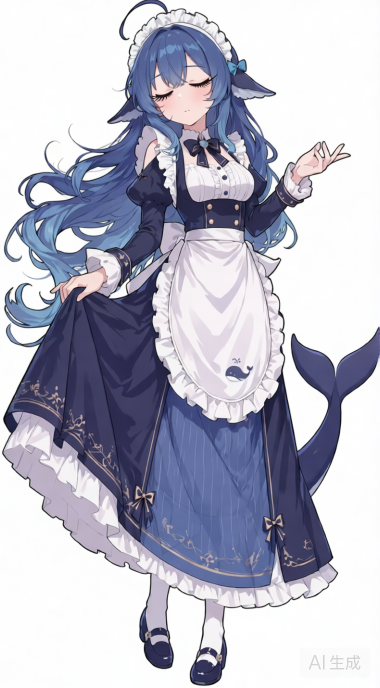
#> input picture assets/char/whale/blink_raw.png, 760 x 1376 px, given in place of deepseek_whale.png, which was not available (shown at 1/2 size)
$ python cut_whale.py
#> lines starting #> are read from the running program, lines starting #| are printed output that depends on the picture; pictures that were not available may be replaced by others from this repository, and a replacement may not be noted
"""把白底立绘抠成透明，输出到 assets/char/whale/"""
import os
from collections import deque
from PIL import Image

SRC = r"C:\Users\lin\Desktop\林九\桌宠\_tmp\blue-fish-archive\原始立绘\deepseek_whale.png"
OUT = r"C:\Users\lin\Desktop\林九\桌宠\assets\char\whale"
os.makedirs(OUT, exist_ok=True)

im = Image.open(SRC).convert("RGBA")
#> im is the input picture: PIL image 760x1376 RGBA; mean R, G, B, A 184, 184.6, 199.3, 255
w, h = im.size
#> w = 760; h = 1376
px = im.load()

# 从四边泛洪，清掉接近纯白的背景（含轻微渐变）
TH = 238
seen = bytearray(w * h)
q = deque()
for x in range(w):
    for y in (0, h - 1):
        q.append((x, y))
for y in range(h):
    for x in (0, w - 1):
        q.append((x, y))

while q:
    x, y = q.popleft()
    if x < 0 or y < 0 or x >= w or y >= h:
        continue
    i = y * w + x
    if seen[i]:
        continue
    r, g, b, a = px[x, y]
    if r < TH or g < TH or b < TH or abs(r - g) > 12 or abs(g - b) > 12:
        continue
    seen[i] = 1
    px[x, y] = (r, g, b, 0)
    q.append((x + 1, y))
    q.append((x - 1, y))
    q.append((x, y + 1))
    q.append((x, y - 1))
#> this loop made 1876724 passes
#> (r, g, b) on passes 1 to 3: (253, 253, 254), (253, 253, 253), (254, 254, 254)

bbox = im.getbbox()
#> bbox = (4, 0, 760, 1372)
im = im.crop(bbox)
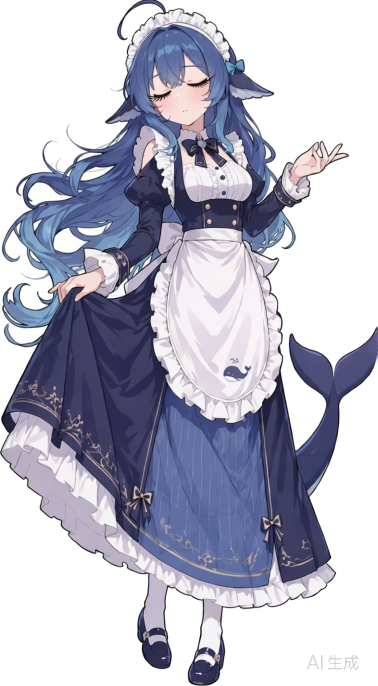
#> im: PIL image 756x1372 RGBA (shown at 1/2 size); mean R, G, B, A 183.4, 184.1, 198.8, 142; transparent parts drawn white
im.save(os.path.join(OUT, "base.png"), "PNG", optimize=True)
print("saved", im.size, os.path.getsize(os.path.join(OUT, "base.png")) // 1024, "KB")
#| saved (756, 1372) 1074 KB

# 一份缩到 1/2 用于快速预览
im.resize((im.width // 2, im.height // 2), Image.LANCZOS).save(
    os.path.join(OUT, "base_half.png"), "PNG", optimize=True
)
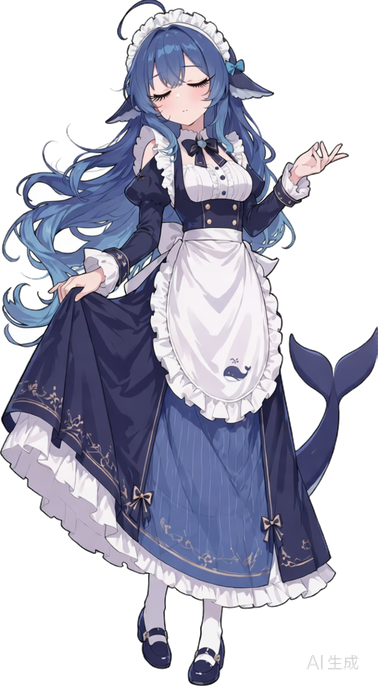
#> saved as base_half.png: PIL image 378x686 RGBA; mean R, G, B, A 76.1, 76.7, 91.4, 142; transparent parts drawn white
print("ok")

$ run again, on assets/char/whale/q_angry.png
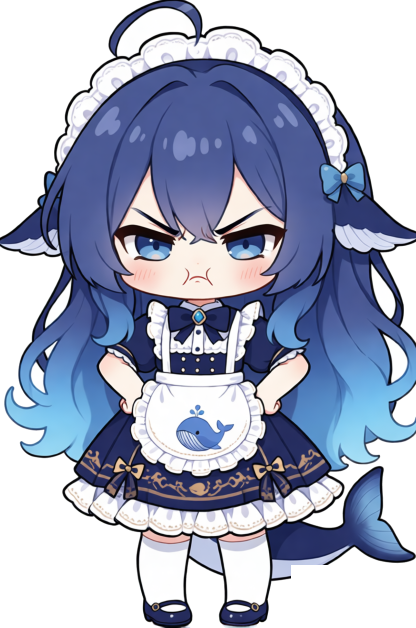
#> input picture assets/char/whale/q_angry.png, 832 x 1256 px, given in place of deepseek_whale.png, which was not available (shown at 1/2 size)
#> im is the input picture: PIL image 832x1256 RGBA; mean R, G, B, A 164.1, 171.5, 192.9, 174.2
#> the loop `while q:` made 1328196 passes
#> (r, g, b) on passes 1 to 3: (252, 252, 254), (246, 249, 251), (254, 253, 255)
#> bbox = (0, 0, 832, 1256)
#| saved (832, 1256) 1072 KB
#> `im.resize((im.width // 2, im.height // 2), Image.LANCZOS).save( os.pat..`:
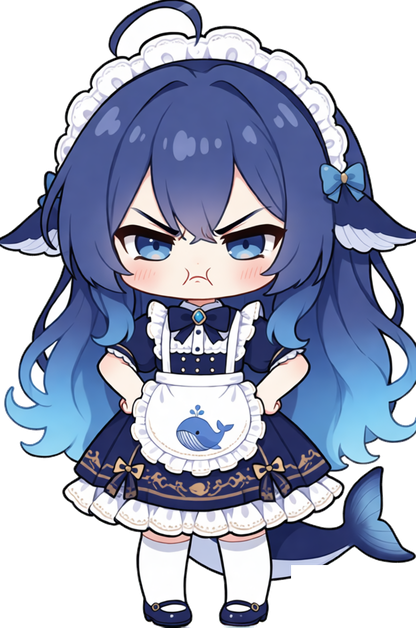
#> saved as base_half.png: PIL image 416x628 RGBA; mean R, G, B, A 86.9, 94.2, 115.5, 174.2; transparent parts drawn white
